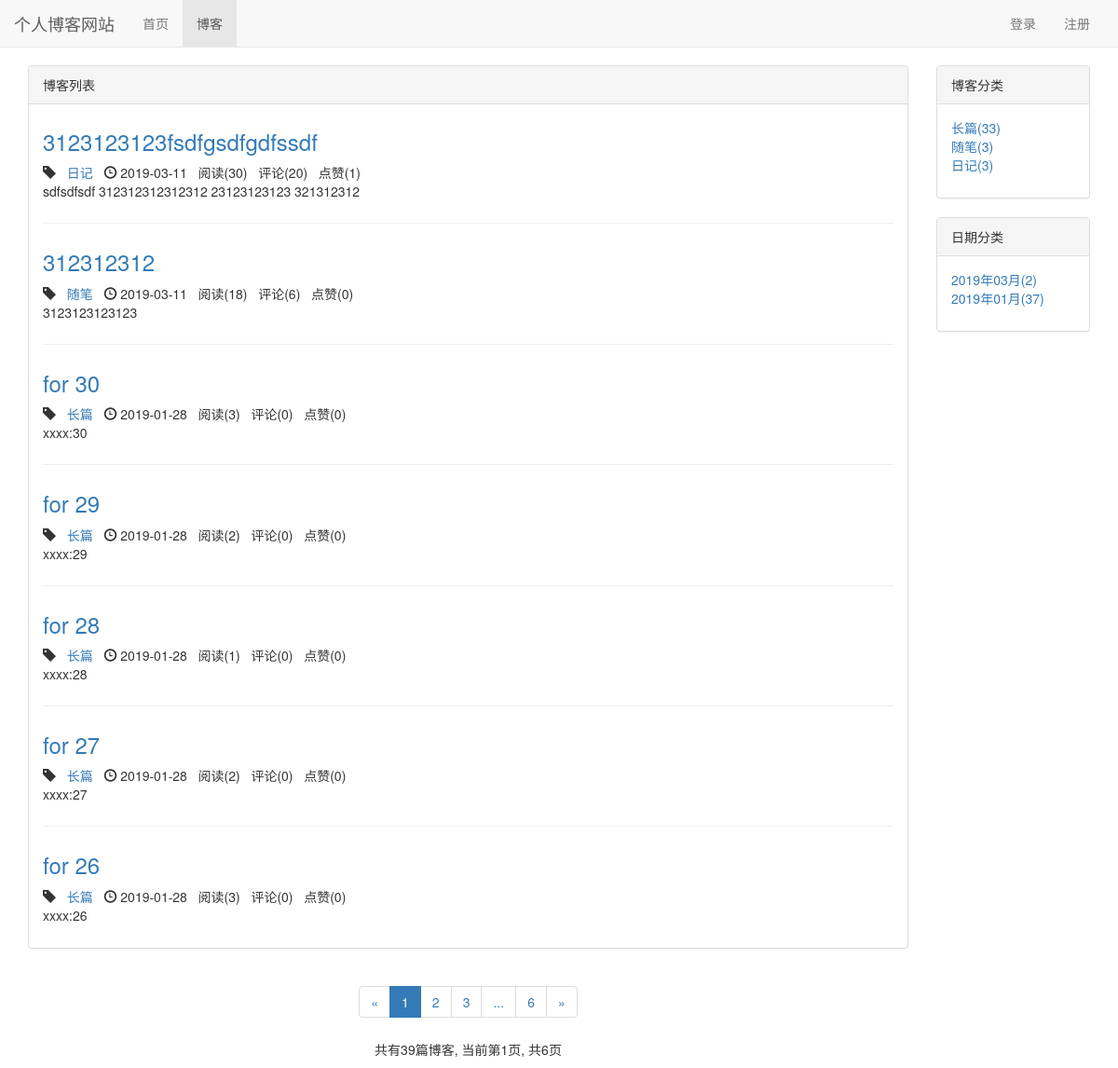
Screenshot of /blog/ with the database file from the repository.
### blog/models.py (models this page shows, shortened)
class Blog(models.Model, ReadNumExpandMethod):
    title = models.CharField(max_length=50)
    blog_type = models.ForeignKey(BlogType, on_delete=models.CASCADE)
    content = RichTextUploadingField()
    author = models.ForeignKey(User, on_delete=models.CASCADE)
    read_details = GenericRelation(ReadDetail)  # 与阅读细节模型关联起来
    created_time = models.DateTimeField(auto_now_add=True)
    last_updated_time = models.DateTimeField(auto_now=True)
    class Meta:
        ordering = ['-created_time']

class BlogType(models.Model):
    type_name = models.CharField(max_length=50)
    def __str__(self):
        return self.type_name

### read_statistics/models.py (models this page shows)
class ReadNum(models.Model):
    read_num = models.IntegerField(default=0)
    content_type = models.ForeignKey(ContentType, on_delete=models.CASCADE)
    object_id = models.PositiveIntegerField()
    content_object = GenericForeignKey('content_type', 'object_id')

### likes/models.py (models this page shows)
class LikeCount(models.Model):
    content_type = models.ForeignKey(ContentType, on_delete=models.CASCADE)
    object_id = models.PositiveIntegerField()
    content_object = GenericForeignKey('content_type', 'object_id')
    liked_num = models.IntegerField(default=0)

### blog/views.py (the view)
# urls.py: path('', views.blog_list, name='blog_list'),
def blog_list(request):
    blogs_all_list = Blog.objects.all()
    context = get_blog_list_common_data(blogs_all_list, request)
    return render(request, 'blog/blog_list.html', context)

### comment/templatetags/comment_tags.py (called while the page is built)
@register.simple_tag
def get_comment_count(obj):
    content_type = ContentType.objects.get_for_model(obj)
    return Comment.objects.filter(content_type=content_type, object_id=obj.pk).count()

### likes/templatetags/likes_tags.py (called while the page is built)
@register.simple_tag
def get_like_count(obj):
    content_type = ContentType.objects.get_for_model(obj)
    like_count, created = LikeCount.objects.get_or_create(content_type=content_type, object_id=obj.pk)
    return like_count.liked_num

### read_statistics/models.py (called while the page is built)
    def get_read_num(self):
        try:
            ct = ContentType.objects.get_for_model(self)
            readnum = ReadNum.objects.get(content_type=ct, object_id=self.pk)
            return readnum.read_num
        except exceptions.ObjectDoesNotExist:
            return 0

### user/context_processors.py (called while the page is built)
def login_modal_form(request):
    return {'login_modal_form': LoginForm()}

### blog/templates/blog/blog_list.html (shortened to what this page needs)
{% extends 'base.html' %}
{% block nav_blog_active %}active{% endblock %}
{% load staticfiles %}
{% load comment_tags %}
{% load likes_tags %}
{% block header_extends %}
    <link rel="stylesheet" type="text/css" href="{% static 'blog/blog.css' %}">
{% endblock %}
{% block content %}
    <div class="container">
        <div class="row">
            <div class="col-xs-12 col-sm-8 col-md-9 col-lg-10">
                <div class="panel panel-default">
                    <div class="panel-heading">{% block blog_list_title %}博客列表{% endblock %}</div>
                    <div class="panel-body">
                        {% for blog in page_of_blogs.object_list %}
                            <div class="blog">
                                <h3><a href="{% url 'blog_detail' blog.pk %}">{{ blog.title }}</a></h3>
                                <p class="blog-info">
                                    <span class="glyphicon glyphicon-tag"></span>&nbsp;&nbsp;&nbsp;<a href="{% url 'blogs_with_type' blog.blog_type.pk %}">{{ blog.blog_type }}</a>&nbsp;&nbsp;&nbsp;<span class="glyphicon glyphicon-time"></span> {{ blog.created_time|date:"Y-m-d" }}&nbsp;&nbsp;
                                    阅读({{ blog.get_read_num }})&nbsp;&nbsp;
                                    评论({% get_comment_count blog %})&nbsp;&nbsp;
                                    点赞({% get_like_count blog %})
                                </p>
                                <p>{{ blog.content|striptags|truncatechars:120 }}</p>
                            </div>
                        {% empty %}
                            <div class="blog">
                                <h3>暂无博客，敬请期待</h3>
                            </div>
                        {% endfor %}
                    </div>
                </div>
                <div class="paginator">
                    <ul class="pagination">
                        <li>
                            {% if page_of_blogs.has_previous %}
                                <a href="?page={{ page_of_blogs.previous_page_number }}" aria-label="Previous">
                                    <span aria-hidden="true">&laquo;</span>
                                </a>
                            {% else %}
                                <span aria-hidden="true">&laquo;</span>
                            {% endif %}
                        </li>
                        {% for page_num in page_range %}
                            {% if page_num == page_of_blogs.number %}
                                <li class="active"><span>{{ page_num }}</span></li>
                            {% else %}
                                {% if page_num == '...' %}
                                    <li><span>{{ page_num }}</span></li>
                                {% else %}
                                    <li><a href="?page={{ page_num }}">{{ page_num }}</a></li>
                                {% endif %}
                            {% endif %}
                        {% endfor %}
                        <li>
                            {% if page_of_blogs.has_next %}
                                <a href="?page={{ page_of_blogs.next_page_number }}" aria-label="Next">
                                    <span aria-hidden="true">&raquo;</span>
                                </a>
                            {% else %}
                                <span aria-hidden="true">&raquo;</span>
                            {% endif %}
                        </li>
                    </ul>
                    <p>
                        共有{{ page_of_blogs.paginator.count }}篇博客,
                        当前第{{ page_of_blogs.number }}页,
                        共{{ page_of_blogs.paginator.num_pages }}页
                    </p>
                </div>
            </div>
            <div class="hidden-xs col-sm-4 col-md-3 col-lg-2">
                <div class="panel panel-default">
                    <div class="panel-heading">博客分类</div>
                    <div class="panel-body">
                        <ul class="blog-types">
                            {% for blog_type in blog_types %}
                                <li><a href="{% url 'blogs_with_type' blog_type.pk %}">{{ blog_type.type_name }}({{ blog_type.blog_set.count }})</a></li>
                            {% empty %}
                                <li>暂无分类</li>
                            {% endfor %}
                        </ul>
                    </div>
                </div>
                <div class="panel panel-default">
                    <div class="panel-heading">日期分类</div>
                    <div class="panel-body">
                        <ul>
                            {% for blog_date, blog_count in blog_dates.items %}
                                <li>
                                    <a href="{% url 'blogs_with_date' blog_date.year blog_date.month %}">
                                        {{ blog_date|date:"Y年m月" }}({{ blog_count }})
                                    </a>
                                </li>
                            {% endfor %}
                        </ul>
                    </div>
                </div>
            </div>
        </div>
    </div>
{% endblock %}

### static/css/base.css (style rules this page uses)
* { margin: 0; padding: 0; }
body { margin-top: 70px!important; }
ul { list-style-type: none!important; }

### blog/static/blog/blog.css (style rules this page uses)
ul.blog-types { list-style-type: none; }
div.blog:not(:last-child) { margin-bottom: 2em; padding-bottom: 1em; border-bottom: 1px solid #eee; }
div.blog h3 { margin-top: 0.5em; }
div.blog p.blog-info { margin-bottom: 0; }
div.paginator { text-align: center; }

### rows the page displays
Blog: title "3123123123fsdfgsdfgdfssdf", blog_type "日记", created_time "2019-03-11", get_read_num "30", id "20", id.liked_num "1", content "sdfsdfsdf 312312312312312 23123123123 321312312"
Blog: title "312312312", blog_type "随笔", created_time "2019-03-11", get_read_num "18", id "6", id.liked_num "0", content "3123123123123"
Blog: title "for 30", blog_type "长篇", created_time "2019-01-28", get_read_num "3", id "0", id.liked_num "0", content "xxxx:30"
Blog: title "for 29", blog_type "长篇", created_time "2019-01-28", get_read_num "2", id "0", id.liked_num "0", content "xxxx:29"
Blog: title "for 28", blog_type "长篇", created_time "2019-01-28", get_read_num "1", id "0", id.liked_num "0", content "xxxx:28"
Blog: title "for 27", blog_type "长篇", created_time "2019-01-28", get_read_num "2", id "0", id.liked_num "0", content "xxxx:27"
Blog: title "for 26", blog_type "长篇", created_time "2019-01-28", get_read_num "3", id "0", id.liked_num "0", content "xxxx:26"
BlogType: type_name "长篇", blog_set.count "33"
BlogType: type_name "随笔", blog_set.count "3"
BlogType: type_name "日记", blog_set.count "3"

### other values shown
{{ page_num }} "1"
{{ page_num }} "2" "3" "6"
{{ page_num }} "..."
{{ page_of_blogs.paginator.count }} "39"
{{ page_of_blogs.number }} "1"
{{ page_of_blogs.paginator.num_pages }} "6"
{{ blog_date|date:"Y年m月" }} "2019年03月" "2019年01月"
{{ blog_count }} "2" "37"
